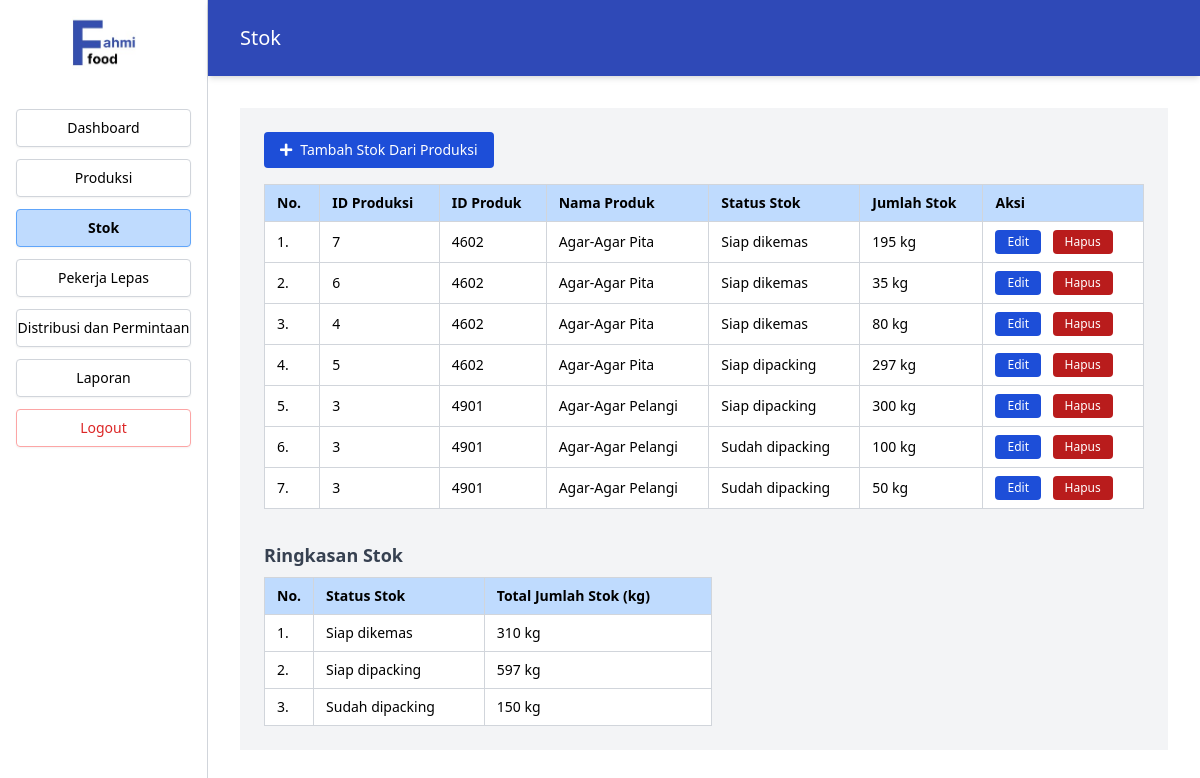
Before: /Index.php?page=stok (signed in) with the older database file.
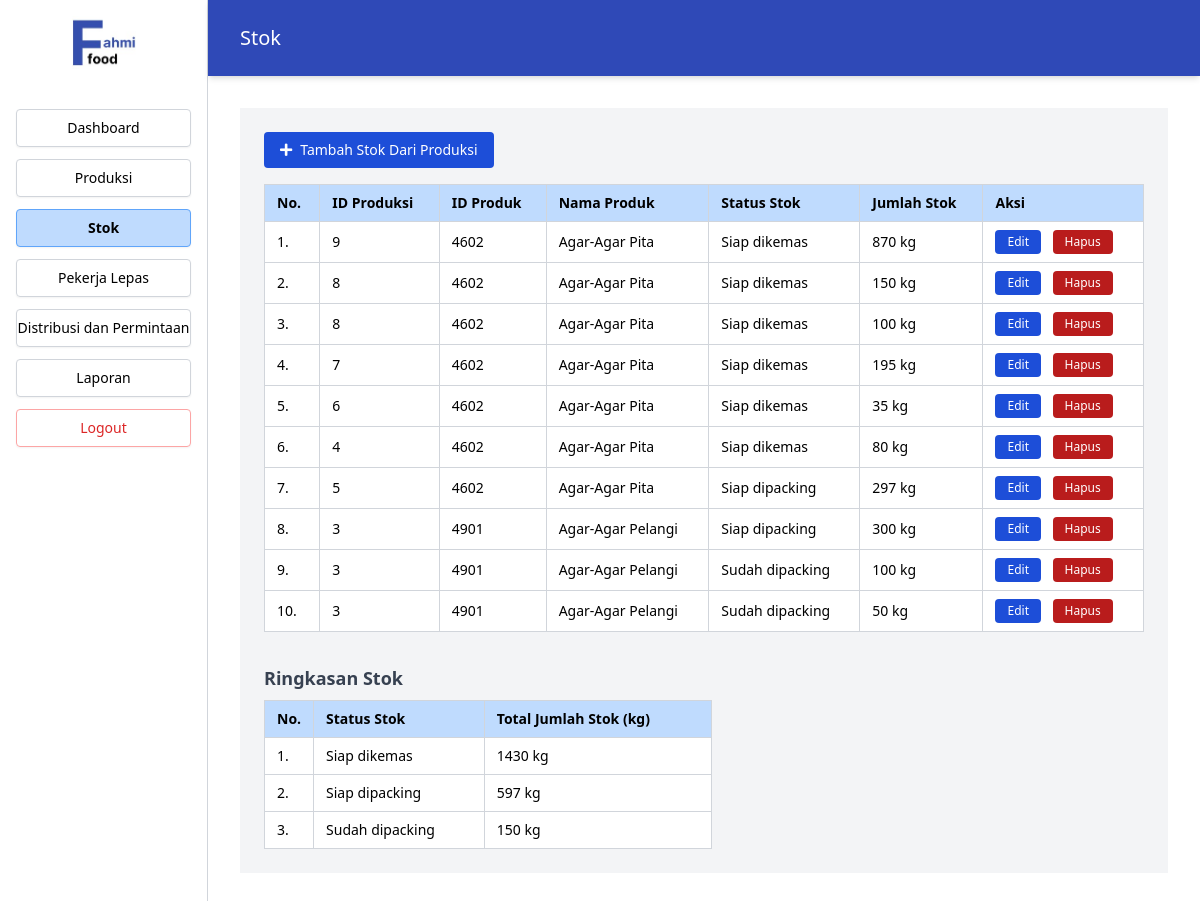
After: the same page with the newer database file.
### tables this page shows
CREATE TABLE `stok` (
  `id_stok` int(11) NOT NULL,
  `id_produk` int(11) NOT NULL,
  `id_produksi` int(11) DEFAULT NULL,
  `jumlah_stok` int(11) DEFAULT NULL,
  `sisa_stok` int(11) DEFAULT NULL,
  `status_stok` varchar(50) DEFAULT NULL,
  `jumlah_reject` int(11) DEFAULT NULL
);

CREATE TABLE `produk` (
  `id_produk` int(11) NOT NULL,
  `nama_produk` varchar(100) NOT NULL
);

### src/Stok.php (the view, shortened to what this page needs)
<?php
include 'koneksi.php';
$sql_stok = "SELECT s.id_stok, s.id_produk, s.id_produksi, p.nama_produk, s.status_stok, s.jumlah_stok
             FROM stok s
             JOIN produk p ON s.id_produk = p.id_produk
             ORDER BY s.id_stok DESC";
$stok_list = $pdo->query($sql_stok)->fetchAll(PDO::FETCH_ASSOC);
$stok_summary = $pdo->query("SELECT status_stok, SUM(jumlah_stok) as total_jumlah
                             FROM stok
                             GROUP BY status_stok")->fetchAll(PDO::FETCH_ASSOC);
?>
<main class="flex-1 bg-gray-100">
  <section class="p-6 overflow-x-auto">
    <button id="btnTambahStok" class="mb-4 inline-flex items-center gap-2 bg-blue-700 text-white text-sm font-normal px-4 py-2 rounded" type="button">
      <i class="fas fa-plus"></i> Tambah Stok Dari Produksi
    </button>
    <table class="w-full border border-gray-300 text-sm bg-white">
      <thead class="bg-blue-200 sticky top-0 z-10">
        <tr class="text-black text-left">
          <th class="border border-gray-300 px-3 py-2">No.</th>
          <th class="border border-gray-300 px-3 py-2">ID Produksi</th>
          <th class="border border-gray-300 px-3 py-2">ID Produk</th>
          <th class="border border-gray-300 px-3 py-2">Nama Produk</th>
          <th class="border border-gray-300 px-3 py-2">Status Stok</th>
          <th class="border border-gray-300 px-3 py-2">Jumlah Stok</th>
          <th class="border border-gray-300 px-3 py-2">Aksi</th>
        </tr>
      </thead>
      <tbody class="text-left">
        <?php if (empty($stok_list)): ?>
          <tr>
            <td colspan="7" class="border border-gray-300 px-3 py-4 text-center text-gray-500">
              Belum ada data stok.
            </td>
          </tr>
        <?php else: ?>
          <?php foreach ($stok_list as $index => $item): ?>
            <tr>
              <td class="border border-gray-300 px-3 py-2"><?php echo $index + 1; ?>.</td>
              <td class="border border-gray-300 px-3 py-2"><?php echo htmlspecialchars($item['id_produksi']); ?></td>
              <td class="border border-gray-300 px-3 py-2"><?php echo htmlspecialchars($item['id_produk']); ?></td>
              <td class="border border-gray-300 px-3 py-2"><?php echo htmlspecialchars($item['nama_produk']); ?></td>
              <td class="border border-gray-300 px-3 py-2"><?php echo htmlspecialchars($item['status_stok']); ?></td>
              <td class="border border-gray-300 px-3 py-2"><?php echo htmlspecialchars($item['jumlah_stok']); ?> kg</td>
              <td class="border border-gray-300 px-3 py-2 space-x-2">
                <button class="btnEdit bg-blue-700 text-white text-xs px-3 py-1 rounded"
                  data-id-stok="<?php echo $item['id_stok']; ?>"
                  data-id-produk="<?php echo $item['id_produk']; ?>"
                  data-id-produksi="<?php echo $item['id_produksi']; ?>"
                  data-nama-produk="<?php echo htmlspecialchars($item['nama_produk']); ?>"
                  data-status="<?php echo htmlspecialchars($item['status_stok']); ?>"
                  data-jumlah_stok="<?php echo $item['jumlah_stok']; ?>">Edit</button>
                <button class="btnHapus bg-red-700 text-white text-xs px-3 py-1 rounded"
                  data-id-stok="<?php echo $item['id_stok']; ?>">Hapus</button>
              </td>
            </tr>
          <?php endforeach; ?>
        <?php endif; ?>
      </tbody>
    </table>
    <div class="mt-8">
      <h3 class="text-lg font-semibold mb-2 text-gray-700">Ringkasan Stok</h3>
      <table class="w-full max-w-md border border-gray-300 text-sm bg-white">
        <thead class="bg-blue-200 sticky top-0 z-10">
          <tr class="text-black text-left">
            <th class="border border-gray-300 px-3 py-2 w-12">No.</th>
            <th class="border border-gray-300 px-3 py-2">Status Stok</th>
            <th class="border border-gray-300 px-3 py-2">Total Jumlah Stok (kg)</th>
          </tr>
        </thead>
        <tbody class="text-left">
          <?php if (empty($stok_summary)): ?>
            <tr>
              <td colspan="3" class="border border-gray-300 px-3 py-4 text-center text-gray-500">Data ringkasan kosong.</td>
            </tr>
          <?php else: ?>
            <?php foreach ($stok_summary as $index => $summary): ?>
              <tr>
                <td class="border border-gray-300 px-3 py-2"><?php echo $index + 1; ?>.</td>
                <td class="border border-gray-300 px-3 py-2"><?php echo htmlspecialchars($summary['status_stok']); ?></td>
                <td class="border border-gray-300 px-3 py-2"><?php echo htmlspecialchars($summary['total_jumlah']); ?> kg</td>
              </tr>
            <?php endforeach; ?>
          <?php endif; ?>
        </tbody>
      </table>
    </div>
  </section>
</main>

### index.php (shortened to what this page needs)
<?php
$page = isset($_GET['page']) ? $_GET['page'] : 'dashboard';
$src = [
  'login'     => 'Login.php',
  'dashboard' => 'src/Dashboard.php',
  'produksi'  => 'src/Produksi.php',
  'stok'      => 'src/Stok.php',
  'pekerja'   => 'src/Pekerja.php',
  'distribusi'=> 'src/Distribusi.php',
  'laporan'   => 'src/Laporan.php',
  'riwayat_gaji' => 'src/RiwayatGaji.php',
  'jadwal_lengkap' => 'src/jadwal_lengkap.php',
];
$logoPath = 'assets/logo.jpg';
?>
<!DOCTYPE html>
<html lang="en">
<head>
  <script src="https://cdn.tailwindcss.com"></script>
  <link rel="stylesheet" href="https://cdnjs.cloudflare.com/ajax/libs/font-awesome/5.15.3/css/all.min.css" />
</head>
<body class="bg-white font-sans">
<?php if ($page !== 'login'): ?>
<div class="flex min-h-screen">
  <aside class="w-52 border-r border-gray-300 flex flex-col p-4 bg-white sticky top-0 h-screen">
    <div class="mb-10 flex justify-center">
      <?php if (file_exists($logoPath)) {
        echo '<img src="' . htmlspecialchars($logoPath) . '" alt="Logo perusahaan" class="max-h-20 w-16 object-contain" />';
      } else {
        echo '<div class="w-full h-20 flex items-center justify-center border border-gray-300 rounded text-gray-400 text-sm">Logo belum diupload</div>';
      } ?>
    </div>
    <nav class="flex flex-col space-y-3 text-sm">
      <?php
      $menuItems = [
        'dashboard' => 'Dashboard',
        'produksi' => 'Produksi',
        'stok' => 'Stok',
        'pekerja' => 'Pekerja Lepas',
        'distribusi' => 'Distribusi dan Permintaan',
        'laporan' => 'Laporan',
      ];
      foreach ($menuItems as $key => $label) {
        $isActive = ($page === $key) ? 'bg-blue-200 border-blue-400 font-semibold' : 'border-gray-300';
        echo "<a href='Index.php?page=$key' class='text-center py-2 rounded border $isActive shadow-sm text-black transition-all hover:bg-blue-100 hover:border-blue-300'>$label</a>";
      }
      ?>
      <a href="Logout.php" class="text-center py-2 rounded border border-red-300 shadow-sm text-red-600 transition-all hover:bg-red-100 hover:border-red-400">Logout</a>
    </nav>
  </aside>
  <main class="flex-1 flex flex-col">
    <header class="sticky top-0 bg-[#2f49b7] text-white px-8 py-6 shadow-md z-40">
      <h1 class="text-xl font-normal"><?= ucfirst($page) ?></h1>
    </header>
    <div class="p-8 overflow-y-auto">
      <?php
      if (array_key_exists($page, $src)) {
        include $src[$page];
      } else {
        echo "<p class='text-red-500'>src tidak ditemukan.</p>";
      }
      ?>
    </div>
  </main>
</div>
<?php else: ?>
  <?php include $src[$page]; ?>
<?php endif; ?>
</body>
</html>

Changed rows visible on the page:
added stok: id_produksi "9", id_produk "4602", id_produk.nama_produk "Agar-Agar Pita", status_stok "Siap dikemas", jumlah_stok "870"
added stok: id_produksi "8", id_produk "4602", id_produk.nama_produk "Agar-Agar Pita", status_stok "Siap dikemas", jumlah_stok "150"
added stok: id_produksi "8", id_produk "4602", id_produk.nama_produk "Agar-Agar Pita", status_stok "Siap dikemas", jumlah_stok "100"
Other visible differences:
new list line: "1 . Siap dikemas 1430 kg"
list line gone: "1 . Siap dikemas 310 kg"
